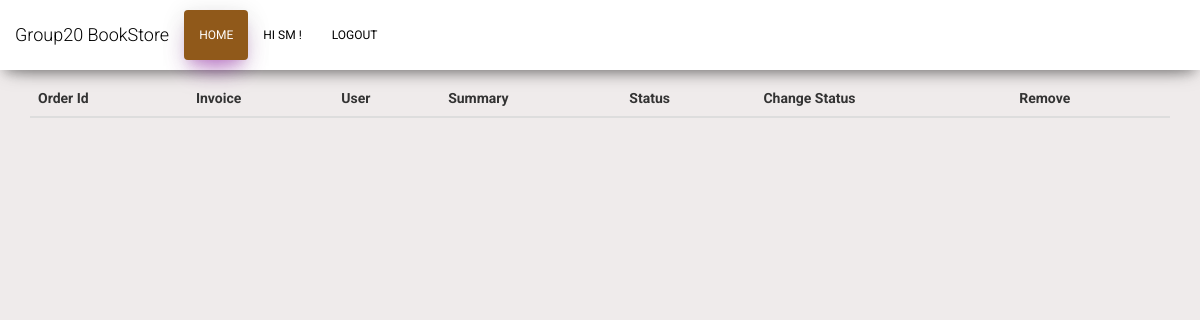
/sm.php, run on an earlier commit of the app's database.
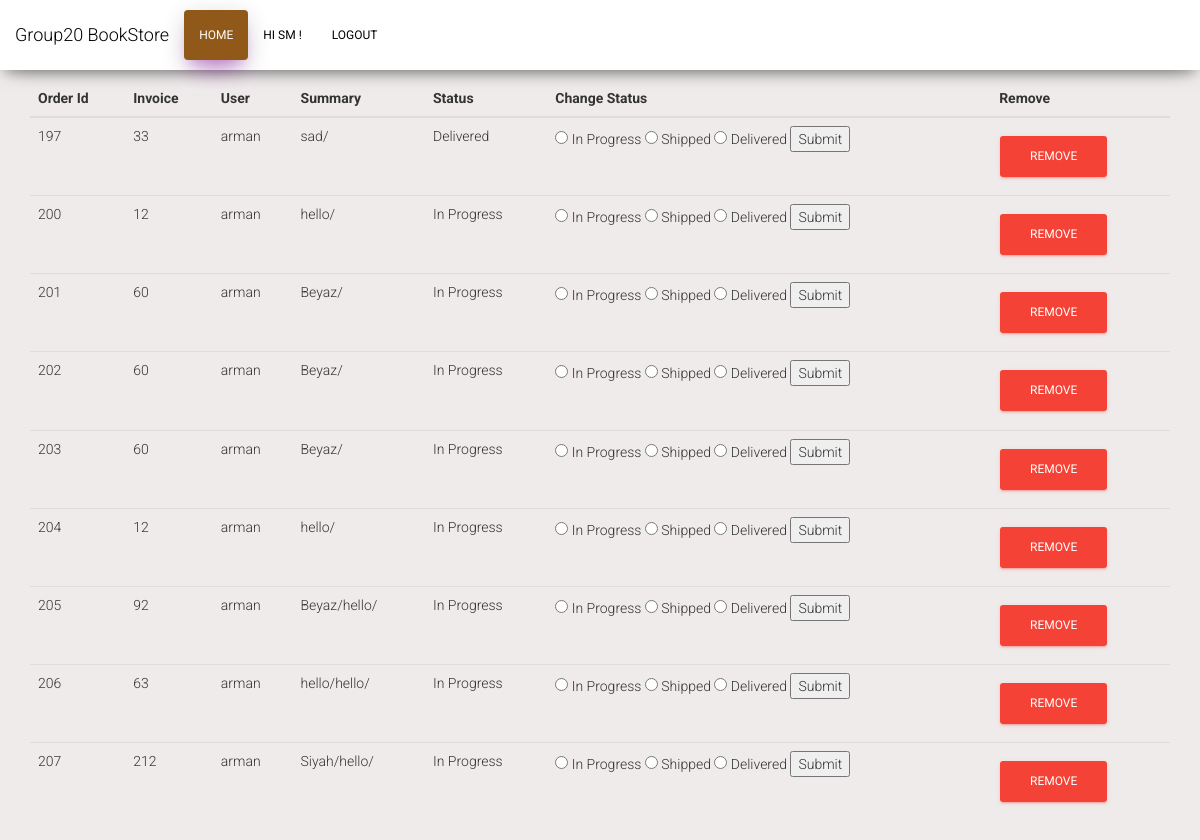
And on a later commit of the database.
### tables this page shows
CREATE TABLE IF NOT EXISTS `orders` (
  `order_id` int(30) NOT NULL AUTO_INCREMENT,
  `invoice` int(30) NOT NULL,
  `customer_id` int(11) NOT NULL,
  `invoice_summary` varchar(50) NOT NULL,
  `Status` varchar(15) NOT NULL,
  PRIMARY KEY (`order_id`)
);

CREATE TABLE IF NOT EXISTS `customers` (
  `c_id` int(30) NOT NULL AUTO_INCREMENT,
  `c_password` varchar(30) NOT NULL,
  `c_name` varchar(30) NOT NULL,
  `c_phone` varchar(200) NOT NULL,
  `c_mail` varchar(30) NOT NULL,
  `c_address` varchar(30) NOT NULL,
  PRIMARY KEY (`c_id`),
  UNIQUE KEY `c_id` (`c_id`),
  UNIQUE KEY `c_id_2` (`c_id`),
  UNIQUE KEY `c_id_3` (`c_id`)
);

### sm.php (the view, shortened to what this page needs)
<!doctype html>
<?php
include("function/functions.php");
?>
<html lang="en">
<head>
    <link rel="stylesheet" href="https://maxcdn.bootstrapcdn.com/font-awesome/latest/css/font-awesome.min.css" />
    <link href="assets/css/bootstrap.min.css" rel="stylesheet" />
    <link href="assets/css/material-kit.css" rel="stylesheet" />
    <link href="assets/css/styles.css" rel="stylesheet" />
</head>
<body data-spy="scroll" data-target="#myScrollspy" data-offset="15">
    <nav class="navbar navbar-fixed-top" role="navigation" id="topnav">
        <div class="container-fluid">
            <div class="navbar-header">
                <a class="navbar-brand" href="#">Group20 BookStore</a>
            </div>
            <div class="collapse navbar-collapse" id="bs-example-navbar-collapse-1">
                <ul class="nav navbar-nav">
                    <li class="active"><a href="index.php">Home</a></li>
                    <?php
                    echo "<li><a>Hi SM " . $_SESSION['smusername'] . " !</a></li>";
                    echo "<li><a href='logout.php'>Logout</a></li>";
                    ?>
                </ul>
            </div>
        </div>
    </nav>
    <div class="container">
        <table class="table-striped table">
            <thead class="thead-inverse">
                <tr>
                    <th> Order Id </th>
                    <th> Invoice </th>
                    <th> User</th>
                    <th> Summary </th>
                    <th> Status </th>
                    <th> Change Status </th>
                    <th> Remove </th>
                </tr>
                <?php
                $orderQ = "SELECT * from orders";
                $arr = mysqli_query($conn, $orderQ);
                while ($rw = mysqli_fetch_array($arr)) {
                    echo "<tr>";
                    if ($rw['customer_id'] > 0) {
                        $cnames = mysqli_query($conn, "SELECT  c.c_name from customers c, orders o where c.c_id = o.customer_id");
                        while ($cname = mysqli_fetch_array($cnames))
                            $a = $cname[0];
                        echo "<td>" . $rw['order_id'] . "</td> <td>" . $rw['invoice'] . "</td> <td> $a</td>  <td>" . $rw['invoice_summary'] . "</td>  <td>" . $rw['Status'] . "</td>";
                    }
                     else {
                        $gidtoW = $rw['customer_id'];
                        echo "<td>" . $rw['order_id'] . "</td> <td>" . $rw['invoice'] . "</td> <td> $gidtoW</td>  <td>" . $rw['invoice_summary'] . "</td>  <td>" . $rw['Status'] . "</td>";
                    }
                    echo "
                               <td>
                                <form  name = 'ma_form' method='post' action='sm.php'>
                                <input type='radio' name='status" . $rw['order_id'] . "' value='inProg'> In Progress </input>
                                <input type='radio' name='status" . $rw['order_id'] . "' value='ship'> Shipped </input>
                                <input type='radio' name='status" . $rw['order_id'] . "' value='del'> Delivered </input>
                                <button name='sbt" . $rw['order_id'] . "' type='submit'>Submit</button>
                               </td>
                                </form>
                                <td>
                            <form name = 'anothaForm' method = 'post' action 'sm.php'>
                            <button name='rm" . $rw['order_id'] . "' type='submit' class='btn btn-danger'>Remove</button>
                            </form>
                                </td>
                            </tr>";
                }
                ?>
    </div>
</body>
</html>

### assets/css/styles.css (style rules this page uses)
.navbar { background-color: white; color: black; }
.navbar-nav > .active { background-color: #834600; border-radius: 4px; color: #FFFFFF; box-shadow: 0 16px 26px -10px rgba(156, 39, 176, 0.56), 0 4px 25px 0px rgba(0, 0, 0, 0.12), 0 8px 10px -5px rgba(156, 39, 176, 0.2); }
body { margin-top: 80px; background-color: #efebeb; }

What changed in the data, as far as the page shows it:
added orders: order_id "197", invoice "33", customer.c_name "arman", invoice_summary "sad/", Status "Delivered"
added orders: order_id "200", invoice "12", customer.c_name "arman", invoice_summary "hello/", Status "In Progress"
added orders: order_id "201", invoice "60", customers.c_name "arman", invoice_summary "Beyaz/", Status "In Progress"
added orders: order_id "202", invoice "60", customers.c_name "arman", invoice_summary "Beyaz/", Status "In Progress"
added orders: order_id "203", invoice "60", customers.c_name "arman", invoice_summary "Beyaz/", Status "In Progress"
added orders: order_id "204", invoice "12", customers.c_name "arman", invoice_summary "hello/", Status "In Progress"
added orders: order_id "205", invoice "92", customers.c_name "arman", invoice_summary "Beyaz/hello/", Status "In Progress"
added orders: order_id "206", invoice "63", customers.c_name "arman", invoice_summary "hello/hello/", Status "In Progress"
added orders: order_id "207", invoice "212", customers.c_name "arman", invoice_summary "Siyah/hello/", Status "In Progress"
